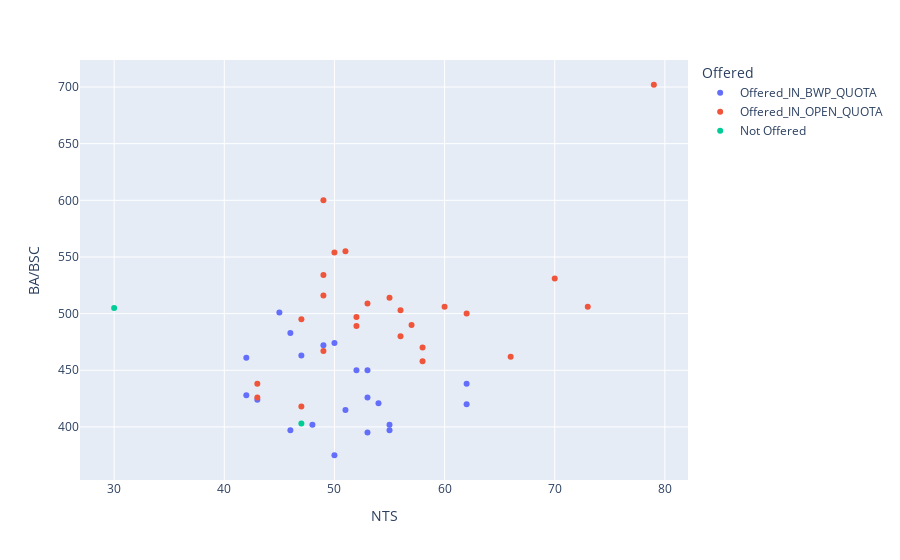

This figure's notebook cell:
### Code cell
# Visulize MBA Applicants
import plotly.express as px
import pandas as pd
df = pd.read_csv('dataset/fall18/2018-12-11-mba-fall18.csv')
#print(df.columns)
fig = px.scatter(df, x="NTS", y="BA/BSC",color="Offered",hover_data=['Domicile'])
fig.show()

### Figure 1 — Plotly figure (JSON) as saved in the notebook; plotly's stock layout.template omitted (floating-point values rounded to 4 significant figures)
{"data": [{"customdata": [["Bahawalpur"], ["Bahawalpur"], ["Bahawalpur"], ["Bahawalpur"], ["Bahawalpur"], ["Bahawalpur"], ["Bahawalpur"], ["Bahawalpur"], ["Bahawalpur"], ["Bahawalpur"], ["Bahawalpur"], ["Bahawalpur"], ["Bahawalpur"], ["Bahawalpur"], ["Bahawalpur"], ["Bahawalpur"], ["Bahawalpur"], ["Bahawalpur"], ["Bahawalpur"], ["Bahawalpur"], ["Bahawalpur"]], "hovertemplate": "Offered=Offered_IN_BWP_QUOTA<br>NTS=%{x}<br>BA/BSC=%{y}<br>Domicile=%{customdata[0]}<extra></extra>", "legendgroup": "Offered_IN_BWP_QUOTA", "marker": {"color": "#636efa", "symbol": "circle"}, "mode": "markers", "name": "Offered_IN_BWP_QUOTA", "showlegend": true, "type": "scatter", "x": [55, 50, 46, 45, 49, 46, 53, 55, 47, 54, 62, 50, 62, 43, 42, 51, 42, 53, 52, 48, 53], "xaxis": "x", "y": [402, 474, 397, 501, 472, 483, 450, 397, 463, 421, 438, 375, 420, 424, 461, 415, 428, 395, 450, 402, 426], "yaxis": "y"}, {"customdata": [["Bahawalpur"], ["Bahawalpur"], ["Bahawalpur"], ["Bahawalpur"], ["Bahawalpur"], ["Bahawalpur"], ["Bahawalpur"], ["Bahawalpur"], ["Bahawalpur"], ["Bahawalpur"], ["OPEN"], ["OPEN"], ["OPEN"], ["OPEN"], ["OPEN"], ["OPEN"], ["OPEN"], ["OPEN"], ["OPEN"], ["OPEN"], ["OPEN"], ["OPEN"], ["OPEN"], ["Bahawalpur"], ["OPEN"]], "hovertemplate": "Offered=Offered_IN_OPEN_QUOTA<br>NTS=%{x}<br>BA/BSC=%{y}<br>Domicile=%{customdata[0]}<extra></extra>", "legendgroup": "Offered_IN_OPEN_QUOTA", "marker": {"color": "#EF553B", "symbol": "circle"}, "mode": "markers", "name": "Offered_IN_OPEN_QUOTA", "showlegend": true, "type": "scatter", "x": [62, 58, 79, 56, 73, 52, 56, 49, 58, 51, 49, 49, 50, 57, 60, 55, 52, 43, 49, 66, 47, 47, 70, 53, 43], "xaxis": "x", "y": [500, 458, 702, 480, 506, 489, 503, 516, 470, 555, 600, 534, 554, 490, 506, 514, 497, 426, 467, 462, 418, 495, 531, 509, 438], "yaxis": "y"}, {"customdata": [["OPEN"], ["OPEN"]], "hovertemplate": "Offered=Not Offered<br>NTS=%{x}<br>BA/BSC=%{y}<br>Domicile=%{customdata[0]}<extra></extra>", "legendgroup": "Not Offered", "marker": {"color": "#00cc96", "symbol": "circle"}, "mode": "markers", "name": "Not Offered", "showlegend": true, "type": "scatter", "x": [30, 47], "xaxis": "x", "y": [505, 403], "yaxis": "y"}], "layout": {"legend": {"title": {"text": "Offered"}, "tracegroupgap": 0}, "margin": {"t": 60}, "xaxis": {"anchor": "y", "domain": [0, 1], "title": {"text": "NTS"}}, "yaxis": {"anchor": "x", "domain": [0, 1], "title": {"text": "BA/BSC"}}}}
